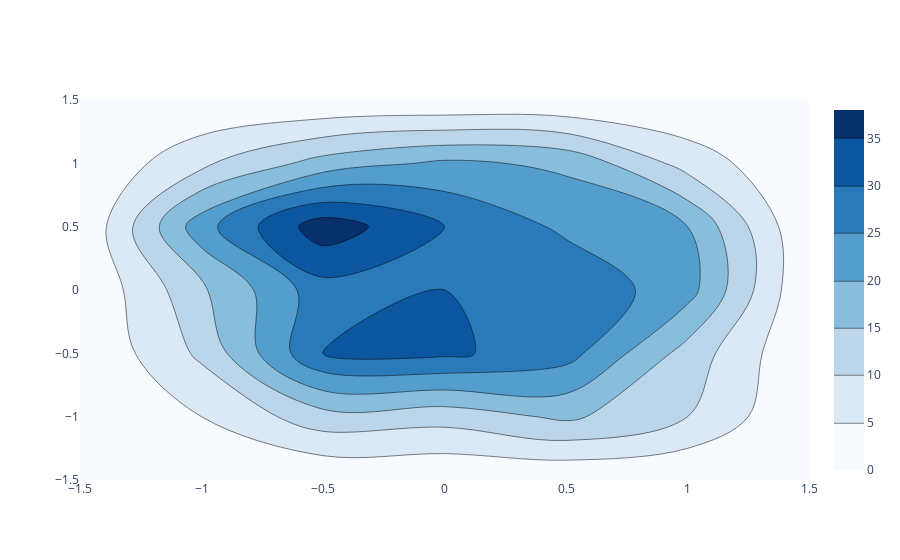

Here is the notebook cell this chart was saved with:
### Code cell
import plotly.graph_objects as go

import numpy as np

x = np.random.uniform(-1, 1, size=500)
y = np.random.uniform(-1, 1, size=500)

fig = go.Figure(go.Histogram2dContour(
        x = x,
        y = y,
        colorscale = 'Blues'
))

fig.show()

### Figure 1 — Plotly figure (JSON) as saved in the notebook; plotly's stock layout.template omitted (floating-point values rounded to 4 significant figures; data arrays with more than 128 entries replaced by an {"elided": "..."} marker saying what was removed)
{"data": [{"colorscale": [[0.0, "rgb(247,251,255)"], [0.125, "rgb(222,235,247)"], [0.25, "rgb(198,219,239)"], [0.375, "rgb(158,202,225)"], [0.5, "rgb(107,174,214)"], [0.625, "rgb(66,146,198)"], [0.75, "rgb(33,113,181)"], [0.875, "rgb(8,81,156)"], [1.0, "rgb(8,48,107)"]], "x": {"elided": "500 float values"}, "y": {"elided": "500 float values"}, "type": "histogram2dcontour"}], "layout": {}}
